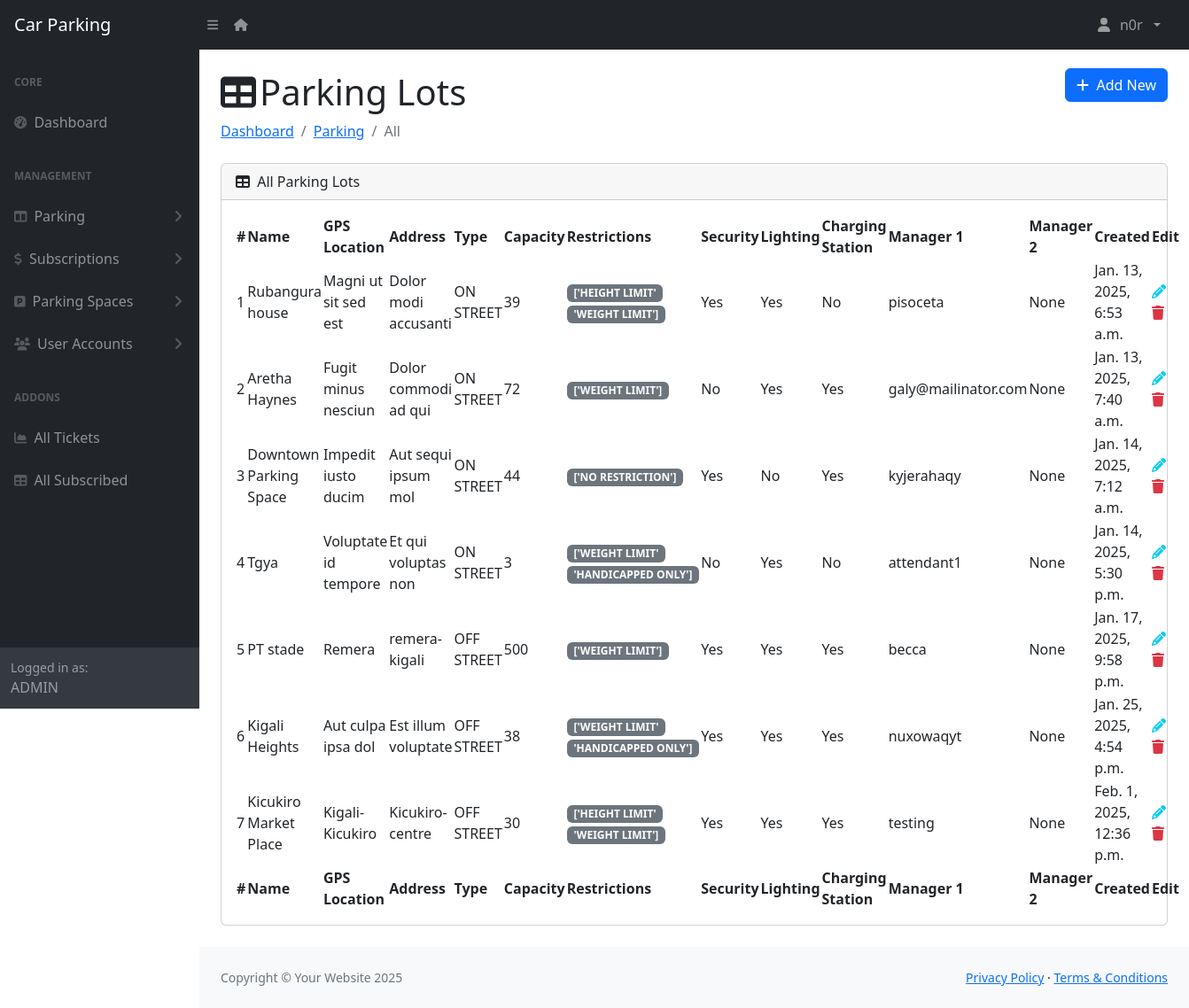
Screenshot of /dashboard/parking (signed in) with the database file from the repository.
### app/models.py (models this page shows, shortened)
class User(AbstractUser):
    class Role(models.TextChoices):
        ATTENDANTS = "ATTENDANTS", "Attendants"
        ADMIN = "ADMIN", "Admin"
        CLIENT = "CLIENT", "Client"
    role = models.CharField(
        max_length=50,
        choices=Role.choices,
        default=Role.CLIENT  # Set default role to CLIENT
    )
    phone_number = models.CharField(
        validators=[phone_regex],
        max_length=10,
        unique=True,
        null=True
    )
    groups = models.ManyToManyField(
        'auth.Group',
        related_name='users',
        blank=True,
        help_text='The groups this user belongs to.'
    )
    user_permissions = models.ManyToManyField(
        'auth.Permission',
        related_name='users',
        blank=True,
        help_text='Specific permissions for this user.'
    )

class ParkingLot(models.Model):
    name = models.CharField(max_length=255, unique=True)
    gpsLocation = models.CharField(max_length=255)
    address = models.CharField(max_length=255)
    type = models.CharField(max_length=20, choices=[('ON STREET', 'On Street'), ('OFF STREET', 'Off Street')], default='ON STREET')
    capacity = models.IntegerField()
    restrictions = models.CharField(max_length=255, blank=True, null=True)  # Store as a comma-separated string
    security = models.BooleanField(default=False)
    lighting = models.BooleanField(default=False)
    chargingStation = models.BooleanField(default=False)
    manager_1 = models.ForeignKey('User', related_name='primary_manager', null=True, on_delete=models.SET_NULL)
    manager_2 = models.ForeignKey('User', related_name='secondary_manager', null=True, blank=True, on_delete=models.SET_NULL)
    created_at = models.DateTimeField(auto_now_add=True)
    @property
    def restrictions_list(self):
        if not self.restrictions:
            return []
        return [restriction.strip() for restriction in self.restrictions.split(',') if restriction.strip()]

### app/views.py (the view)
# urls.py: path('dashboard/parking', views.parking, name="parking"),
@login_required
@admin_required
def parking(request):
    parking_lots = ParkingLot.objects.all()
    for lot in parking_lots:
        if lot.restrictions:  # Check if restrictions exist
            restrictions = lot.restrictions_list
    return render(request, 'dashboard/parking.html', {'parking_lots': parking_lots, 'active_menu': 'parking'})

### app/templates/app/dashboard/parking.html (shortened to what this page needs)
{% extends 'dashboard/base.html' %}
{% block content %}
                    <div class="container-fluid px-4">
                      <div class="d-flex justify-content-between align-items-center">
                        <h1 class="mt-4"><i class="fas fa-table me-1"></i>Parking Lots</h1>
                        <a href="{% url 'create_parking_lot' %}" class="btn btn-primary"><i class="fas fa-plus me-2"></i>Add New</a>
                      </div>
                        <ol class="breadcrumb mb-4">
                            <li class="breadcrumb-item "><a href="{% url 'dashboard' %}"> Dashboard </a></li>
                            <li class="breadcrumb-item"><a href="{% url 'parking' %}">Parking </a></li>
                            <li class="breadcrumb-item active">All</li>
                        </ol>
                        <div class="card mb-4">
                            <div class="card-header">
                                <i class="fas fa-table me-1"></i>
                                All Parking Lots
                            </div>
                            <div class="card-body">
                                <table id="datatablesSimple">
                                    <thead>
                                      <tr>
                                        <th>#</th>
                                        <th>Name</th>
                                        <th>GPS Location</th>
                                        <th>Address</th>
                                        <th>Type</th>
                                        <th>Capacity</th>
                                        <th>Restrictions</th>
                                        <th>Security</th>
                                        <th>Lighting</th>
                                        <th>Charging Station</th>
                                        <th>Manager 1</th>
                                        <th>Manager 2</th>
                                        <th>Created</th>
                                        <th>Edit</th>
                                      </tr>
                                    </thead>
                                    <tfoot>
                                      <tr>
                                        <th>#</th>
                                        <th>Name</th>
                                        <th>GPS Location</th>
                                        <th>Address</th>
                                        <th>Type</th>
                                        <th>Capacity</th>
                                        <th>Restrictions</th>
                                        <th>Security</th>
                                        <th>Lighting</th>
                                        <th>Charging Station</th>
                                        <th>Manager 1</th>
                                        <th>Manager 2</th>
                                        <th>Created</th>
                                        <th>Edit</th>
                                      </tr>
                                    </tfoot>
                                    <tbody>
                                      {% for parking_lot in parking_lots %}
                                      <tr>
                                        <td>{{ forloop.counter }}</td>
                                        <td>{{ parking_lot.name }}</td>
                                        <td>{{ parking_lot.gpsLocation }}</td>
                                        <td>{{ parking_lot.address }}</td>
                                        <td>{{ parking_lot.type }}</td>
                                        <td>{{ parking_lot.capacity }}</td>
                                        <td>
                                          {% for restriction in parking_lot.restrictions_list %}
                                            <span class="badge bg-secondary">{{ restriction }}</span>
                                          {% empty %}
                                            <span class="text-muted">No restrictions</span>
                                          {% endfor %}
                                        </td>
                                        <td>{{ parking_lot.security|yesno:"Yes,No" }}</td>
                                        <td>{{ parking_lot.lighting|yesno:"Yes,No" }}</td>
                                        <td>{{ parking_lot.chargingStation|yesno:"Yes,No" }}</td>
                                        <td>{{ parking_lot.manager_1.username }}</td>
                                        <td>{{ parking_lot.manager_2.username|default:"None" }}</td>
                                        <td>{{ parking_lot.created_at }}</td>
                                        <td><a href="{% url 'update_parking_lot' pk=parking_lot.id %}" ><i class="fas fa-pencil me-2 text-info"></i></a>
                                          <a href="{% url 'delete_parking_lot' parking_lot.pk %}" onclick="return confirm('Are you sure you want to delete this parking lot?');"><i class="fas fa-trash me-2 text-danger"></i></a>
                                        </td>
                                      </tr>
                                      {% endfor %}
                                    </tbody>
                                </table>
                            </div>
                        </div>
                    </div>
                {% endblock %}

### app/templates/app/dashboard/includes/nav.html (shortened to what this page needs)
{% load humanize %}
<nav class="sb-topnav navbar navbar-expand navbar-dark bg-dark">
  <a class="navbar-brand ps-3" href="{% url 'dashboard' %}">Car Parking</a>
  <button class="btn btn-link btn-sm order-1 order-lg-0 me-4 me-lg-0" id="sidebarToggle" href="#!"><i class="fas fa-bars"></i></button>
  <a href="/" class="btn btn-link btn-sm order-1 order-lg-0 me-4 me-lg-0" id="sidebarToggle" href="#!"><i class="fas fa-house"></i></a>
  <ul class="navbar-nav ms-auto ms-md-0 me-3 me-lg-4">
      <li class="nav-item dropdown">
          <a class="nav-link dropdown-toggle" id="navbarDropdown" href="#" role="button" data-bs-toggle="dropdown" aria-expanded="false"><i class="fas fa-user fa-fw"></i> &nbsp;{{ request.user.username }} &nbsp;</a>
      </li>
  </ul>
</nav>

### app/templates/app/dashboard/includes/admin-sidebar.html (shortened to what this page needs)
<div id="layoutSidenav_nav">
  <nav class="sb-sidenav accordion sb-sidenav-dark" id="sidenavAccordion">
      <div class="sb-sidenav-menu">
          <div class="nav">
              <div class="sb-sidenav-menu-heading">Core</div>
              <a class="nav-link" href="{% url 'dashboard' %}">
                  <div class="sb-nav-link-icon"><i class="fas fa-tachometer-alt"></i></div>
                  Dashboard
              </a>
              <div class="sb-sidenav-menu-heading">Management</div>
              <a class="nav-link collapsed" href="#" data-bs-toggle="collapse" data-bs-target="#collapseLayouts" aria-expanded="false" aria-controls="collapseLayouts">
                  <div class="sb-nav-link-icon"><i class="fas fa-columns"></i></div>
                  Parking
                  <div class="sb-sidenav-collapse-arrow"><i class="fas fa-angle-down"></i></div>
              </a>
              <a class="nav-link collapsed" href="#" data-bs-toggle="collapse" data-bs-target="#collapsePages" aria-expanded="false" aria-controls="collapsePages">
                <div class="sb-nav-link-icon"><i class="fas fa-dollar"></i></div>
                Subscriptions
                <div class="sb-sidenav-collapse-arrow"><i class="fas fa-angle-down"></i></div>
            </a>
            <a class="nav-link collapsed" href="#" data-bs-toggle="collapse" data-bs-target="#collapseSpaces" aria-expanded="false" aria-controls="collapseSpaces">
                <div class="sb-nav-link-icon"><i class="fas fa-parking"></i></div>
                Parking Spaces
                <div class="sb-sidenav-collapse-arrow"><i class="fas fa-angle-down"></i></div>
            </a>
            <a class="nav-link collapsed" href="#" data-bs-toggle="collapse" data-bs-target="#collapseAccounts" aria-expanded="false" aria-controls="collapseAccounts">
                <div class="sb-nav-link-icon"><i class="fas fa-users"></i></div>
                User Accounts
                <div class="sb-sidenav-collapse-arrow"><i class="fas fa-angle-down"></i></div>
            </a>
              <div class="sb-sidenav-menu-heading">Addons</div>
              <a class="nav-link" href="{% url 'allticket' %}">
                  <div class="sb-nav-link-icon"><i class="fas fa-chart-area"></i></div>
                  All Tickets
              </a>
              <a class="nav-link" href="{% url 'subscription_list' %}">
                  <div class="sb-nav-link-icon"><i class="fas fa-table"></i></div>
                  All Subscribed
              </a>
          </div>
      </div>
      <div class="sb-sidenav-footer">
          <div class="small">Logged in as:</div>
          {{ request.user.role }}
      </div>
  </nav>
</div>

### rows the page displays
User: user.username "n0r", user.role "ADMIN"
ParkingLot: name "Rubangura house", gpsLocation "Magni ut sit sed est", address "Dolor modi accusanti", type "ON STREET", capacity "39", restrictions_list "['HEIGHT LIMIT'" "'WEIGHT LIMIT']", security "Yes", lighting "Yes", chargingStation "No", manager_1.username "pisoceta", manager_2.username "None", created_at "Jan. 13, 2025, 6:53 a.m."
ParkingLot: name "Aretha Haynes", gpsLocation "Fugit minus nesciun", address "Dolor commodi ad qui", type "ON STREET", capacity "72", restrictions_list "['WEIGHT LIMIT']", security "No", lighting "Yes", chargingStation "Yes", manager_1.username "galy@mailinator.com", manager_2.username "None", created_at "Jan. 13, 2025, 7:40 a.m."
ParkingLot: name "Downtown Parking Space", gpsLocation "Impedit iusto ducim", address "Aut sequi ipsum mol", type "ON STREET", capacity "44", restrictions_list "['NO RESTRICTION']", security "Yes", lighting "No", chargingStation "Yes", manager_1.username "kyjerahaqy", manager_2.username "None", created_at "Jan. 14, 2025, 7:12 a.m."
ParkingLot: name "Tgya", gpsLocation "Voluptate id tempore", address "Et qui voluptas non", type "ON STREET", capacity "3", restrictions_list "['WEIGHT LIMIT'" "'HANDICAPPED ONLY']", security "No", lighting "Yes", chargingStation "No", manager_1.username "attendant1", manager_2.username "None", created_at "Jan. 14, 2025, 5:30 p.m."
ParkingLot: name "PT stade", gpsLocation "Remera", address "remera-kigali", type "OFF STREET", capacity "500", restrictions_list "['WEIGHT LIMIT']", security "Yes", lighting "Yes", chargingStation "Yes", manager_1.username "becca", manager_2.username "None", created_at "Jan. 17, 2025, 9:58 p.m."
ParkingLot: name "Kigali Heights", gpsLocation "Aut culpa ipsa dol", address "Est illum voluptate", type "OFF STREET", capacity "38", restrictions_list "['WEIGHT LIMIT'" "'HANDICAPPED ONLY']", security "Yes", lighting "Yes", chargingStation "Yes", manager_1.username "nuxowaqyt", manager_2.username "None", created_at "Jan. 25, 2025, 4:54 p.m."
ParkingLot: name "Kicukiro Market Place", gpsLocation "Kigali-Kicukiro", address "Kicukiro-centre", type "OFF STREET", capacity "30", restrictions_list "['HEIGHT LIMIT'" "'WEIGHT LIMIT']", security "Yes", lighting "Yes", chargingStation "Yes", manager_1.username "testing", manager_2.username "None", created_at "Feb. 1, 2025, 12:36 p.m."
